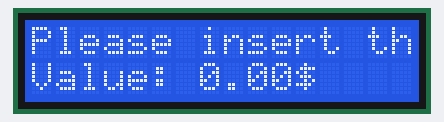
Simulated run of this program. Board: Raspberry Pi (BCM pin numbers). Shown: 16×2 character LCD. What the program prints to the terminal is not drawn.

Above: at 0.4 s.
At 2.04 s:
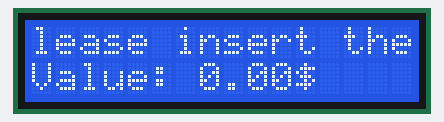
At 3.09 s:
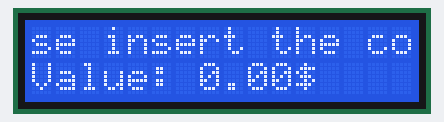
At 5.53 s:
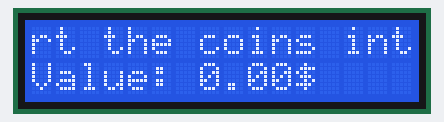
At 8.33 s:
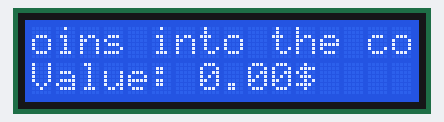
At 11.0 s:
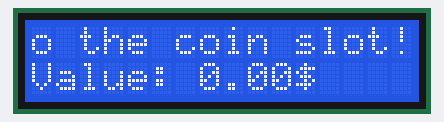

Measured:
- by itself, everything shown: repeats every 12.2 s, in 30 steps
- what the display in image 0 shows lasts 1.6 s, from 0.3 s to 1.9 s

The program:

lcd_display.py
```python
#-----------------------------------------------------
#with this loop the string that is displayed on the top, will start at the beginning and when
#it comes to the end, it will wait 1.5 sec and will reset, wait 1.5sec and scroll again to the end

import lcddriver
import time

display = lcddriver.lcd()
#string1 will be displayed at the top of the display. CAN BE MORE THAN 16 CHAR LONG!
string1 = "Please insert the coins into the coin slot!"
#string2 will be displayed at the bottom of the dispaly. WILL DISPLAY ONLY UP TO 16 CHAR
string2 = "Value: 0.00$"
#create two variables, which will be used for slicing the string
x1=0
y1=16


try:
    #create while True: loop, inside of a try:
    while True:
        if x1 == 0: #create if statement if x1 is 0, so if the beginning of string slice is 0
            print("Writing to display - beginning")
            display.lcd_display_string(string1[x1:y1], 1)   #display string1 at the top (1 is for top)
            display.lcd_display_string(string2, 2) #display string2 at the bottom (2 is for bottom)
            x1 += 1 #add 1 to x1 variable
            y1 += 1 #add 1 to y1 variable
            time.sleep(1.5) #wait for 1.5sec

        elif y1 < len(string1): #if y1 (end of string slice) is lower than whole length of string1
            print("Writing to display")
            display.lcd_display_string(string1[x1:y1], 1)   #display string1 at the top with current x1 and y1 value for string slice
            x1 += 1 #and again add 1 to x1
            y1 += 1 #and 1 to y1
            time.sleep(0.3) #wait for 0.3sec, so technically, scrolling will have 0.3sec delay
            #if you want display, to be more slower, lower the value in time.sleep from 0.3 to 0.5 or higher,
            #or if you want it to be faster, lower from 0.3 to 0.15 for example

        elif y1 == len(string1):    #when y1 (end of string slice) is same as length of string1 (so when it reaches the end)
            print("Writing to display - end")
            display.lcd_display_string(string1[x1:y1], 1) # display string1
            x1 = 0  #reset the value of x1 variable to 0
            y1 = 16 #reset the value of y1 variable to 16
            time.sleep(1.5) #wait for 1.5sec and reset the string1 to the beginning


except KeyboardInterrupt: # If there is a KeyboardInterrupt clear the display
    print("Cleaning up!")
    display.lcd_clear()


##--------------------------------------------------------------------


# #IF YOU WANT TO INFINITE SCROLL THE TOP SIDE OF SCREEN
# import lcddriver
# import time


# display = lcddriver.lcd()

# #string variable is what top part of the lcd screen will display
# #it can contain MORE THAN 16 characters
# string = "Please insert the coins into the coin slot!"
# #string2 variable is what bottom part of the lcd screen will display
# #it will show ONLY UP TO 16 characters
# string2 = "Value: 0.00$"

# #to add 16 characters (white spaces) at the beginning and 16 at the end of the string, use this code:
# string_length=len(string)+32    #we make new variable string_length, which has the length of variable string + 32
# string1=string.center(string_length)    #we center variable string, into variable string_length,
# #which means we added 16 spaces at the beginning and 16 white spaces at the end of string

# #we create 2 variables, which we will use for slicing string
# x1=0
# y1=16


# try:
#     #we create while True: loop inside of a try:
#     while True:
#         if x1 == 0:    #if statement, if x1(beginning of string slice) is equal to 16, which is
#             print("Writing to display - beginning")
#             display.lcd_display_string(string1[x1:y1], 1)   #display string1 to the code... 1 means on the top side, 2 on the bottom
#             display.lcd_display_string(string2, 2)  #display string2 on the bottom (2)
#             x1 += 1 #than add 1 to variable x1
#             y1 += 1 #same, add 1 to variable y1


#         elif y1 < len(string1): #if y1 (end of string slice) is lower than length of string1
#             print("Writing to display")
#             display.lcd_display_string(string1[x1:y1], 1) # display string1 on top line
#             x1 += 1 #add 1 to x1
#             y1 += 1 #add 1 to y1
#             time.sleep(0.15)    #wait for 0.15 second

#         elif y1 == len(string1):    #if y1 is equal to whole length of string1
#             print("Writing to display - end")
#             display.lcd_display_string(string1[x1:y1], 1) # same as allways, display string1 on top
#             x1 = 0  #reset x1 to 0 (technically first of the 16 white spaces)
#             y1 = 16 #reset y1 to 16 (technically 16th or last white space before the string starts)


# except KeyboardInterrupt: # If there is a KeyboardInterrupt, clear lcd display
#     print("Cleaning up!")
#     display.lcd_clear()
```
